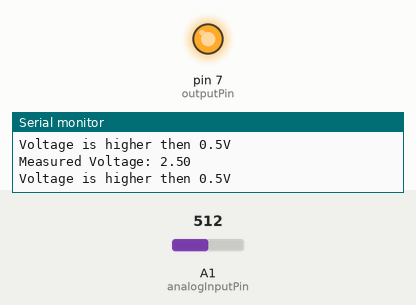
This sketch was run on a simulated Arduino Uno, built with avr-gcc and run on an emulated ATmega328P. Shown: output pins drawn as LEDs (lit = HIGH), the last lines printed to the serial monitor. The test bench sets the inputs (shaded band); at power-on: A1 (analogInputPin) = 512.

Above: at 1.2 s.
1.3 s: A1 (analogInputPin) set to 68
2.8 s: A1 (analogInputPin) set to 58
At 3.7 s:
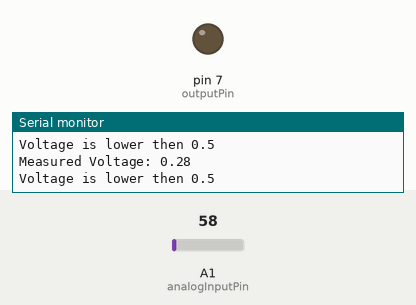
Timing chart, 0 to 5.8 s (numbered marks = the images above; inputs shaded):
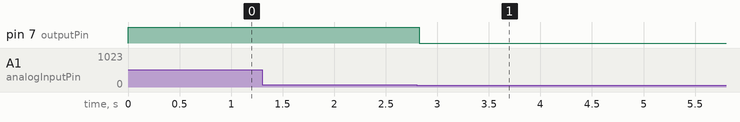

Measured:
- the behaviour switches between 62 and 61 on A1 (analogInputPin) (found by bisection; images 0 and 1)
- after the input at 2.8 s, pin 7 (outputPin): HIGH → LOW at once

The sketch:

VoltageAmplifier1.ino
```cpp
const int analogInputPin = A1;  // Analog input pin
const int outputPin = 7;        // Digital output pin

void setup() {
  pinMode(analogInputPin, INPUT);
  pinMode(outputPin, OUTPUT);
  digitalWrite(outputPin, LOW); // Set initial state to LOW
  Serial.begin(9600);           // Initialize serial communication for debugging
}

void loop() {
  int sensorValue = analogRead(analogInputPin);  // Read analog input
  float voltage = sensorValue * (5.0 / 1023.0);  // Convert analog reading to voltage (assuming 5V system)

  Serial.print("Measured Voltage: ");
  Serial.println(voltage);

  // Check if voltage is over 0.3V
  if (voltage >= 0.3) {
    digitalWrite(outputPin, HIGH);
    Serial.println("Voltage is higher then 0.5V");
  } else {
    digitalWrite(outputPin, LOW);  // Output 0V signal
    Serial.println("Voltage is lower then 0.5");
  }

  delay(100); // Delay for stability
}
```
